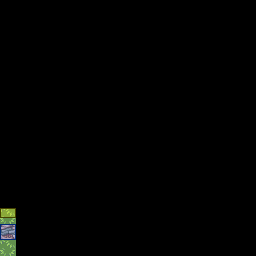

A level layout from a 2D game, rendered from its tile map. Below: a short description, then the map file with its tile-grid data intact:
An orthogonal 16x16 tile map with 16x16 px tiles, 2 tile layers (ground, :geom:), 2 tilesets.

<map version="1.8" tiledversion="1.8.5" orientation="orthogonal" renderorder="right-down" width="16" height="16" tilewidth="16" tileheight="16" infinite="0" nextlayerid="4" nextobjectid="1">
 <tileset firstgid="1" source="../tsx/spring-forest.tsx" />
 <tileset firstgid="673" source="../tsx/collision.tsx" />
 <group id="2" name="group">
  <layer id="1" name="ground" width="16" height="16">
   <data encoding="csv">
0,0,0,0,0,0,0,0,0,0,0,0,0,0,0,0,
0,0,0,0,0,0,0,0,0,0,0,0,0,0,0,0,
0,0,0,0,0,0,0,0,0,0,0,0,0,0,0,0,
0,0,0,0,0,0,0,0,0,0,0,0,0,0,0,0,
0,0,0,0,0,0,0,0,0,0,0,0,0,0,0,0,
0,0,0,0,0,0,0,0,0,0,0,0,0,0,0,0,
0,0,0,0,0,0,0,0,0,0,0,0,0,0,0,0,
0,0,0,0,0,0,0,0,0,0,0,0,0,0,0,0,
0,0,0,0,0,0,0,0,0,0,0,0,0,0,0,0,
0,0,0,0,0,0,0,0,0,0,0,0,0,0,0,0,
0,0,0,0,0,0,0,0,0,0,0,0,0,0,0,0,
0,0,0,0,0,0,0,0,0,0,0,0,0,0,0,0,
0,0,0,0,0,0,0,0,0,0,0,0,0,0,0,0,
33,0,0,0,0,0,0,0,0,0,0,0,0,0,0,0,
372,0,0,0,0,0,0,0,0,0,0,0,0,0,0,0,
33,0,0,0,0,0,0,0,0,0,0,0,0,0,0,0
</data>
  </layer>
  <layer id="3" name=":geom:" width="16" height="16">
   <properties>
    <property name="type" value="geom" />
   </properties>
   <data encoding="csv">
0,0,0,0,0,0,0,0,0,0,0,0,0,0,0,0,
0,0,0,0,0,0,0,0,0,0,0,0,0,0,0,0,
0,0,0,0,0,0,0,0,0,0,0,0,0,0,0,0,
0,0,0,0,0,0,0,0,0,0,0,0,0,0,0,0,
0,0,0,0,0,0,0,0,0,0,0,0,0,0,0,0,
0,0,0,0,0,0,0,0,0,0,0,0,0,0,0,0,
0,0,0,0,0,0,0,0,0,0,0,0,0,0,0,0,
0,0,0,0,0,0,0,0,0,0,0,0,0,0,0,0,
0,0,0,0,0,0,0,0,0,0,0,0,0,0,0,0,
0,0,0,0,0,0,0,0,0,0,0,0,0,0,0,0,
0,0,0,0,0,0,0,0,0,0,0,0,0,0,0,0,
0,0,0,0,0,0,0,0,0,0,0,0,0,0,0,0,
0,0,0,0,0,0,0,0,0,0,0,0,0,0,0,0,
674,0,0,0,0,0,0,0,0,0,0,0,0,0,0,0,
690,0,0,0,0,0,0,0,0,0,0,0,0,0,0,0,
0,0,0,0,0,0,0,0,0,0,0,0,0,0,0,0
</data>
  </layer>
 </group>
</map>
